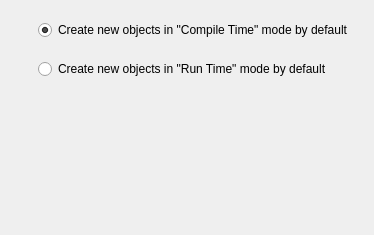
         <widget class="QWidget" name="AddressTable">
          <attribute name="title">
           <string>Address Table</string>
          </attribute>
          <layout class="QGridLayout" name="prefs_gridLayout_13">
           <property name="horizontalSpacing">
            <number>20</number>
           </property>
           <item row="0" column="0">
            <widget class="QLabel" name="label_11">
             <property name="text">
              <string/>
             </property>
             <property name="pixmap">
              <pixmap resource="MainRes.qrc">:/Icons/AddressTable/icon-big</pixmap>
             </property>
            </widget>
           </item>
           <item row="0" column="1">
            <widget class="QFrame" name="frame_2">
             <property name="sizePolicy">
              <sizepolicy hsizetype="Expanding" vsizetype="Preferred">
               <horstretch>0</horstretch>
               <verstretch>0</verstretch>
              </sizepolicy>
             </property>
             <property name="frameShape">
              <enum>QFrame::Shape::NoFrame</enum>
             </property>
             <property name="frameShadow">
              <enum>QFrame::Shadow::Raised</enum>
             </property>
             <layout class="QGridLayout" name="prefs_gridLayout_12">
              <property name="leftMargin">
               <number>0</number>
              </property>
              <property name="verticalSpacing">
               <number>19</number>
              </property>
              <item row="0" column="0">
               <widget class="QRadioButton" name="new_addr_tbl_compile_tm">
                <property name="text">
                 <string>Create new objects in &quot;Compile Time&quot; mode by default</string>
                </property>
                <property name="checked">
                 <bool>true</bool>
                </property>
               </widget>
              </item>
              <item row="1" column="0">
               <widget class="QRadioButton" name="new_addr_tbl_run_tm">
                <property name="text">
                 <string>Create new objects in &quot;Run Time&quot; mode by default</string>
                </property>
               </widget>
              </item>
             </layout>
            </widget>
           </item>
           <item row="1" column="1">
            <spacer name="verticalSpacer_4">
             <property name="orientation">
              <enum>Qt::Orientation::Vertical</enum>
             </property>
             <property name="sizeHint" stdset="0">
              <size>
               <width>20</width>
               <height>136</height>
              </size>
             </property>
            </spacer>
           </item>
          </layout>
         </widget>
